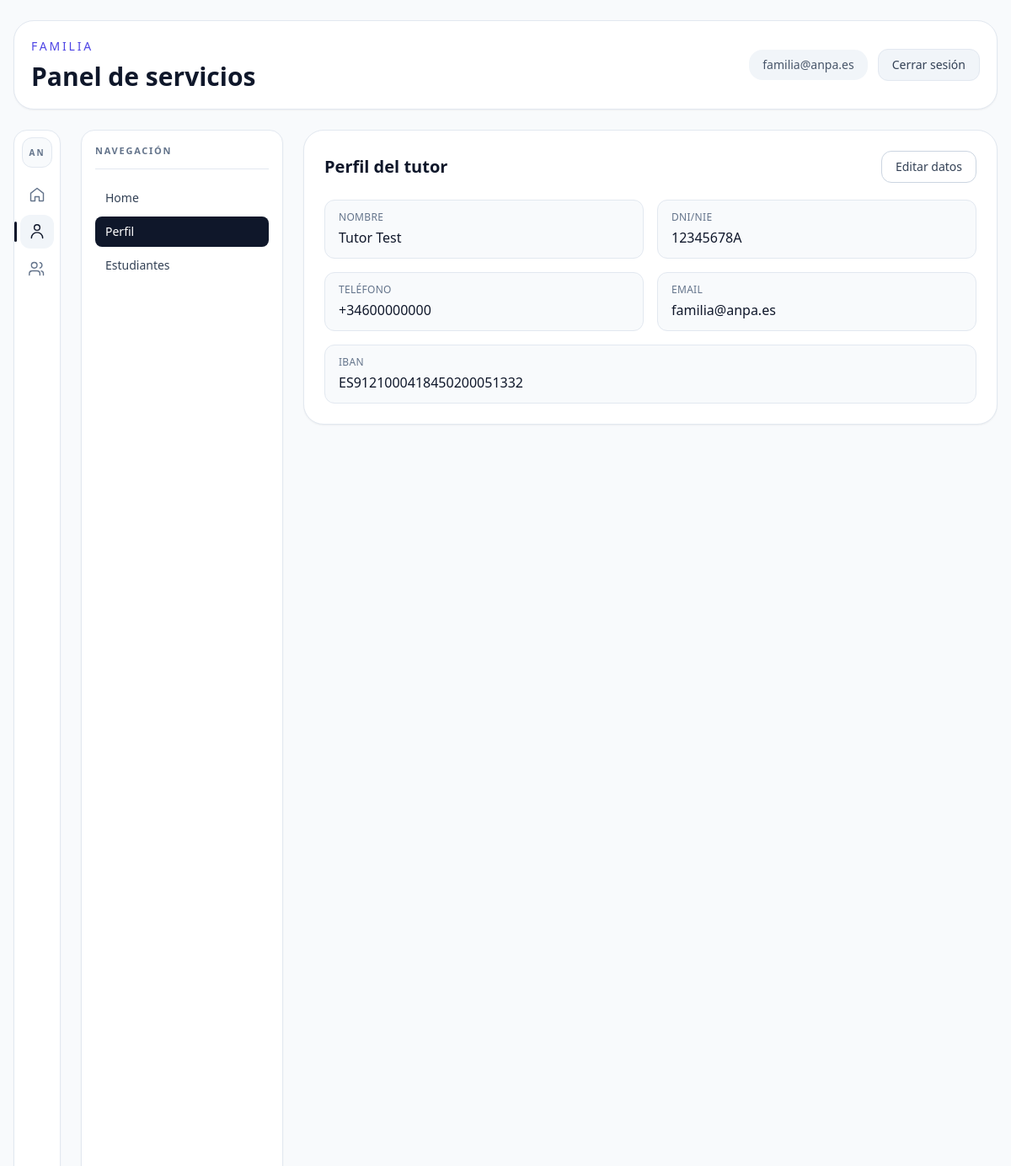
Screenshot of /dashboard?section=perfil (signed in) with the database file from the repository.
### src/database.py (models this page shows)
class User(SQLModel, table=True):
    id: Optional[int] = Field(default=None, primary_key=True)
    email: str = Field(index=True, unique=True, nullable=False)
    hashed_password: str = Field(nullable=False)
    role: str = Field(default="familia", nullable=False)
    is_active: bool = Field(default=True, nullable=False)

class FamilyProfile(SQLModel, table=True):
    id: Optional[int] = Field(default=None, primary_key=True)
    user_id: int = Field(foreign_key="user.id", unique=True, nullable=False)
    parent_name: str = Field(nullable=False)
    dni_nie: str = Field(nullable=False)
    phone: str = Field(nullable=False)
    email: str = Field(nullable=False)
    iban: str = Field(nullable=False)
    sepa_accepted: bool = Field(default=False, nullable=False)

### src/app.py (the view)
@app.get("/dashboard", response_class=HTMLResponse)
async def dashboard_page(
    request: Request,
    session: Session = Depends(get_session),
    section: str = "home",
    edit_profile: bool = False,
    edit_student_id: int | None = None,
):
    try:
        user = await require_user(request, session)
    except HTTPException:
        return RedirectResponse(url="/login", status_code=status.HTTP_302_FOUND)
    if user.role != "familia":
        return RedirectResponse(url="/admin", status_code=status.HTTP_302_FOUND)
    allowed_sections = {"home", "perfil", "estudiantes"}
    active_section = section if section in allowed_sections else "home"
    editing_student: Student | None = None
    if active_section == "estudiantes" and edit_student_id is not None:
        profile = _get_family_profile(session, user.id)
        if profile:
            editing_student = _get_owned_student(session, profile.id, edit_student_id)
    context = _build_family_dashboard_context(
        session,
        user,
        active_section=active_section,
        profile_edit_mode=edit_profile,
        editing_student=editing_student,
    )
    return templates.TemplateResponse(request, "dashboard.html", context)

### templates/dashboard.html (shortened to what this page needs)
<!DOCTYPE html>
<html lang="es">
  <head>
    <script src="https://cdn.tailwindcss.com"></script>
  </head>
  <body class="bg-slate-50 min-h-screen text-slate-900">
    <div class="mx-auto max-w-[1400px] px-4 py-6">
      <header class="mb-6 flex flex-col gap-4 rounded-3xl border border-slate-200 bg-white p-5 shadow-sm md:flex-row md:items-center md:justify-between">
        <div>
          <p class="text-sm uppercase tracking-[0.2em] text-indigo-600">Familia</p>
          <h1 class="mt-2 text-3xl font-bold">Panel de servicios</h1>
        </div>
        <div class="flex items-center gap-3">
          <div class="rounded-2xl bg-slate-100 px-4 py-2 text-sm text-slate-600">{{ user.email }}</div>
          <form method="post" action="/logout">
            <button type="submit" class="rounded-xl border border-slate-200 bg-slate-100 px-4 py-2 text-sm font-medium text-slate-700 hover:bg-slate-200">Cerrar sesión</button>
          </form>
        </div>
      </header>
      <div class="flex items-stretch gap-4 lg:gap-6">
        <aside class="w-14 shrink-0 border border-slate-200 bg-white p-2 shadow-sm lg:sticky lg:top-4 lg:h-[calc(100vh-2rem)] lg:rounded-2xl">
          <div class="flex h-full flex-col items-center justify-between gap-4">
            <div class="flex w-full flex-col items-center gap-3">
              <div class="flex h-9 w-9 items-center justify-center rounded-xl border border-slate-200 bg-slate-50 text-[10px] font-bold uppercase tracking-[0.2em] text-slate-500">AN</div>
              <nav class="flex w-full flex-col items-center gap-1">
                <button type="button" data-activity-button data-section="home" data-url="/dashboard?section=home" class="activity-btn {% if active_section == 'home' %}activity-btn-active{% else %}activity-btn-inactive{% endif %} flex h-10 w-10 items-center justify-center rounded-xl transition-all duration-150" title="Home">
                  <svg xmlns="http://www.w3.org/2000/svg" class="h-5 w-5" viewBox="0 0 24 24" fill="none" stroke="currentColor" stroke-width="1.7">
                    <path stroke-linecap="round" stroke-linejoin="round" d="m3 10 9-7 9 7v10a1 1 0 0 1-1 1h-5v-6H9v6H4a1 1 0 0 1-1-1V10Z" />
                  </svg>
                </button>
                <button type="button" data-activity-button data-section="perfil" data-url="/dashboard?section=perfil" class="activity-btn {% if active_section == 'perfil' %}activity-btn-active{% else %}activity-btn-inactive{% endif %} flex h-10 w-10 items-center justify-center rounded-xl transition-all duration-150" title="Perfil">
                  <svg xmlns="http://www.w3.org/2000/svg" class="h-5 w-5" viewBox="0 0 24 24" fill="none" stroke="currentColor" stroke-width="1.7">
                    <path stroke-linecap="round" stroke-linejoin="round" d="M20 21a8 8 0 1 0-16 0m8-11a4 4 0 1 0 0-8 4 4 0 0 0 0 8Z" />
                  </svg>
                </button>
                <button type="button" data-activity-button data-section="estudiantes" data-url="/dashboard?section=estudiantes" class="activity-btn {% if active_section == 'estudiantes' %}activity-btn-active{% else %}activity-btn-inactive{% endif %} flex h-10 w-10 items-center justify-center rounded-xl transition-all duration-150" title="Estudiantes">
                  <svg xmlns="http://www.w3.org/2000/svg" class="h-5 w-5" viewBox="0 0 24 24" fill="none" stroke="currentColor" stroke-width="1.7">
                    <path stroke-linecap="round" stroke-linejoin="round" d="M16 21v-2a4 4 0 0 0-4-4H5a4 4 0 0 0-4 4v2m20 0v-2a4 4 0 0 0-3-3.87M16 3.13a4 4 0 0 1 0 7.75M12 7a4 4 0 1 1-8 0 4 4 0 0 1 8 0Z" />
                  </svg>
                </button>
              </nav>
            </div>
          </div>
        </aside>
        <aside id="sidebarPanel" class="sidebar-panel hidden shrink-0 border border-slate-200 bg-white p-4 shadow-sm lg:sticky lg:top-4 lg:block lg:h-[calc(100vh-2rem)] lg:rounded-2xl">
          <div class="flex h-full flex-col">
            <div class="mb-4 border-b border-slate-200 pb-3">
              <p class="text-[11px] font-semibold uppercase tracking-[0.16em] text-slate-500">Navegación</p>
            </div>
            <nav class="space-y-1 text-sm">
              <a href="/dashboard?section=home" class="block rounded-lg px-3 py-2 font-medium {% if active_section == 'home' %}bg-slate-900 text-white{% else %}text-slate-700 hover:bg-slate-100{% endif %}">Home</a>
              <a href="/dashboard?section=perfil" class="block rounded-lg px-3 py-2 font-medium {% if active_section == 'perfil' %}bg-slate-900 text-white{% else %}text-slate-700 hover:bg-slate-100{% endif %}">Perfil</a>
              <a href="/dashboard?section=estudiantes" class="block rounded-lg px-3 py-2 font-medium {% if active_section == 'estudiantes' %}bg-slate-900 text-white{% else %}text-slate-700 hover:bg-slate-100{% endif %}">Estudiantes</a>
            </nav>
          </div>
        </aside>
        <section class="min-w-0 flex-1 space-y-6 min-h-[70vh]">
          {% if active_section == 'perfil' %}
          <div class="rounded-3xl border border-slate-200 bg-white p-6 shadow-sm">
            <div class="mb-5 flex items-center justify-between gap-3">
              <h2 class="text-xl font-semibold">Perfil del tutor</h2>
              {% if profile_saved and not profile_edit_mode %}
              <a href="/dashboard?section=perfil&edit_profile=1" class="rounded-xl border border-slate-300 bg-white px-4 py-2 text-sm font-medium text-slate-700 hover:bg-slate-100">Editar datos</a>
              {% endif %}
            </div>
            {% if profile_saved and not profile_edit_mode %}
            <dl class="grid gap-4 md:grid-cols-2">
              <div class="rounded-xl border border-slate-200 bg-slate-50 px-4 py-3"><dt class="text-xs uppercase tracking-wide text-slate-500">Nombre</dt><dd class="mt-1 font-medium">{{ profile.parent_name }}</dd></div>
              <div class="rounded-xl border border-slate-200 bg-slate-50 px-4 py-3"><dt class="text-xs uppercase tracking-wide text-slate-500">DNI/NIE</dt><dd class="mt-1 font-medium">{{ profile.dni_nie }}</dd></div>
              <div class="rounded-xl border border-slate-200 bg-slate-50 px-4 py-3"><dt class="text-xs uppercase tracking-wide text-slate-500">Teléfono</dt><dd class="mt-1 font-medium">{{ profile.phone }}</dd></div>
              <div class="rounded-xl border border-slate-200 bg-slate-50 px-4 py-3"><dt class="text-xs uppercase tracking-wide text-slate-500">Email</dt><dd class="mt-1 font-medium">{{ profile.email }}</dd></div>
              <div class="rounded-xl border border-slate-200 bg-slate-50 px-4 py-3 md:col-span-2"><dt class="text-xs uppercase tracking-wide text-slate-500">IBAN</dt><dd class="mt-1 font-medium">{{ profile.iban }}</dd></div>
            </dl>
            {% endif %}
          </div>
          {% endif %}
        </section>
      </div>
    </div>
  </body>
</html>

### templates/dashboard.html (style rules this page uses)
.activity-btn { position: relative; color: #64748b; }
.activity-btn::before { content: ""; position: absolute; left: -7px; top: 50%; width: 3px; height: 24px; border-radius: 9999px; background: transparent; transform: translateY(-50%); }
.activity-btn-active { background: #f1f5f9; color: #0f172a; }
.activity-btn-active::before { background: #0f172a; }
.sidebar-panel { width: 240px; transition: width 0.2s ease-in-out, margin-left 0.2s ease-in-out, opacity 0.2s ease-in-out, padding 0.2s ease-in-out; overflow: hidden; white-space: nowrap; }

### rows the page displays
User: email "familia@anpa.es"
FamilyProfile: parent_name "Tutor Test", dni_nie "12345678A", phone "+34600000000", email "familia@anpa.es", iban "ES9121000418450200051332"
